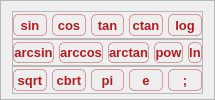
              <widget class="QFrame" name="keyboard_func">
               <property name="maximumSize">
                <size>
                 <width>16777215</width>
                 <height>120</height>
                </size>
               </property>
               <property name="styleSheet">
                <string notr="true"/>
               </property>
               <property name="frameShape">
                <enum>QFrame::StyledPanel</enum>
               </property>
               <property name="frameShadow">
                <enum>QFrame::Raised</enum>
               </property>
               <layout class="QVBoxLayout" name="verticalLayout_7">
                <property name="spacing">
                 <number>0</number>
                </property>
                <property name="topMargin">
                 <number>10</number>
                </property>
                <property name="bottomMargin">
                 <number>5</number>
                </property>
                <item>
                 <widget class="QFrame" name="frame_2">
                  <property name="frameShape">
                   <enum>QFrame::StyledPanel</enum>
                  </property>
                  <property name="frameShadow">
                   <enum>QFrame::Raised</enum>
                  </property>
                  <layout class="QHBoxLayout" name="horizontalLayout_9">
                   <property name="spacing">
                    <number>5</number>
                   </property>
                   <property name="leftMargin">
                    <number>0</number>
                   </property>
                   <property name="topMargin">
                    <number>2</number>
                   </property>
                   <property name="rightMargin">
                    <number>0</number>
                   </property>
                   <property name="bottomMargin">
                    <number>2</number>
                   </property>
                   <item>
                    <widget class="QPushButton" name="insert_sin">
                     <property name="minimumSize">
                      <size>
                       <width>0</width>
                       <height>0</height>
                      </size>
                     </property>
                     <property name="maximumSize">
                      <size>
                       <width>16777215</width>
                       <height>40</height>
                      </size>
                     </property>
                     <property name="font">
                      <font>
                       <pointsize>-1</pointsize>
                       <bold>true</bold>
                      </font>
                     </property>
                     <property name="cursor">
                      <cursorShape>PointingHandCursor</cursorShape>
                     </property>
                     <property name="styleSheet">
                      <string notr="true">QPushButton{
	color:  rgba(183, 26, 31, 255);
	background-color: #eee;
	border-radius:5px;
	font-family: Arial;
	font-size: 13px;
	border: 1px solid rgba(183, 26, 31, 100);
}
QPushButton:hover{
	color:  rgba(183, 26, 31, 255);
	background-color: #ccc;

}
QPushButton:pressed{
	color: #eee;
background-color: qlineargradient(spread:pad, x1:0, y1:1, x2:1, y2:0, stop:0 rgba(183, 26, 31, 255), stop:1 rgba(226, 60, 146, 255));

}
</string>
                     </property>
                     <property name="text">
                      <string>sin</string>
                     </property>
                    </widget>
                   </item>
                   <item>
                    <widget class="QPushButton" name="insert_cos">
                     <property name="minimumSize">
                      <size>
                       <width>0</width>
                       <height>0</height>
                      </size>
                     </property>
                     <property name="maximumSize">
                      <size>
                       <width>16777215</width>
                       <height>40</height>
                      </size>
                     </property>
                     <property name="font">
                      <font>
                       <pointsize>-1</pointsize>
                       <bold>true</bold>
                      </font>
                     </property>
                     <property name="cursor">
                      <cursorShape>PointingHandCursor</cursorShape>
                     </property>
                     <property name="styleSheet">
                      <string notr="true">QPushButton{
	color:  rgba(183, 26, 31, 255);
	background-color: #eee;
	border-radius:5px;
	font-family: Arial;
	font-size: 13px;
	border: 1px solid rgba(183, 26, 31, 100);
}
QPushButton:hover{
	color:  rgba(183, 26, 31, 255);
	background-color: #ccc;

}
QPushButton:pressed{
	color: #eee;
background-color: qlineargradient(spread:pad, x1:0, y1:1, x2:1, y2:0, stop:0 rgba(183, 26, 31, 255), stop:1 rgba(226, 60, 146, 255));

}
</string>
                     </property>
                     <property name="text">
                      <string>cos</string>
                     </property>
                    </widget>
                   </item>
                   <item>
                    <widget class="QPushButton" name="insert_tan">
                     <property name="minimumSize">
                      <size>
                       <width>0</width>
                       <height>0</height>
                      </size>
                     </property>
                     <property name="maximumSize">
                      <size>
                       <width>16777215</width>
                       <height>40</height>
                      </size>
                     </property>
                     <property name="font">
                      <font>
                       <pointsize>-1</pointsize>
                       <bold>true</bold>
                      </font>
                     </property>
                     <property name="cursor">
                      <cursorShape>PointingHandCursor</cursorShape>
                     </property>
                     <property name="styleSheet">
                      <string notr="true">QPushButton{
	color:  rgba(183, 26, 31, 255);
	background-color: #eee;
	border-radius:5px;
	font-family: Arial;
	font-size: 13px;
	border: 1px solid rgba(183, 26, 31, 100);
}
QPushButton:hover{
	color:  rgba(183, 26, 31, 255);
	background-color: #ccc;

}
QPushButton:pressed{
	color: #eee;
background-color: qlineargradient(spread:pad, x1:0, y1:1, x2:1, y2:0, stop:0 rgba(183, 26, 31, 255), stop:1 rgba(226, 60, 146, 255));

}
</string>
                     </property>
                     <property name="text">
                      <string>tan</string>
                     </property>
                    </widget>
                   </item>
                   <item>
                    <widget class="QPushButton" name="insert_ctan">
                     <property name="minimumSize">
                      <size>
                       <width>0</width>
                       <height>0</height>
                      </size>
                     </property>
                     <property name="maximumSize">
                      <size>
                       <width>16777215</width>
                       <height>40</height>
                      </size>
                     </property>
                     <property name="font">
                      <font>
                       <pointsize>-1</pointsize>
                       <bold>true</bold>
                      </font>
                     </property>
                     <property name="cursor">
                      <cursorShape>PointingHandCursor</cursorShape>
                     </property>
                     <property name="styleSheet">
                      <string notr="true">QPushButton{
	color:  rgba(183, 26, 31, 255);
	background-color: #eee;
	border-radius:5px;
	font-family: Arial;
	font-size: 13px;
	border: 1px solid rgba(183, 26, 31, 100);
}
QPushButton:hover{
	color:  rgba(183, 26, 31, 255);
	background-color: #ccc;

}
QPushButton:pressed{
	color: #eee;
background-color: qlineargradient(spread:pad, x1:0, y1:1, x2:1, y2:0, stop:0 rgba(183, 26, 31, 255), stop:1 rgba(226, 60, 146, 255));

}
</string>
                     </property>
                     <property name="text">
                      <string>ctan</string>
                     </property>
                    </widget>
                   </item>
                   <item>
                    <widget class="QPushButton" name="insert_log">
                     <property name="minimumSize">
                      <size>
                       <width>0</width>
                       <height>0</height>
                      </size>
                     </property>
                     <property name="maximumSize">
                      <size>
                       <width>16777215</width>
                       <height>40</height>
                      </size>
                     </property>
                     <property name="font">
                      <font>
                       <pointsize>-1</pointsize>
                       <bold>true</bold>
                      </font>
                     </property>
                     <property name="cursor">
                      <cursorShape>PointingHandCursor</cursorShape>
                     </property>
                     <property name="styleSheet">
                      <string notr="true">QPushButton{
	color:  rgba(183, 26, 31, 255);
	background-color: #eee;
	border-radius:5px;
	font-family: Arial;
	font-size: 13px;
	border: 1px solid rgba(183, 26, 31, 100);
}
QPushButton:hover{
	color:  rgba(183, 26, 31, 255);
	background-color: #ccc;

}
QPushButton:pressed{
	color: #eee;
background-color: qlineargradient(spread:pad, x1:0, y1:1, x2:1, y2:0, stop:0 rgba(183, 26, 31, 255), stop:1 rgba(226, 60, 146, 255));

}
</string>
                     </property>
                     <property name="text">
                      <string>log</string>
                     </property>
                    </widget>
                   </item>
                  </layout>
                 </widget>
                </item>
                <item>
                 <widget class="QFrame" name="frame">
                  <property name="frameShape">
                   <enum>QFrame::StyledPanel</enum>
                  </property>
                  <property name="frameShadow">
                   <enum>QFrame::Raised</enum>
                  </property>
                  <layout class="QHBoxLayout" name="horizontalLayout_8">
                   <property name="spacing">
                    <number>5</number>
                   </property>
                   <property name="leftMargin">
                    <number>0</number>
                   </property>
                   <property name="topMargin">
                    <number>2</number>
                   </property>
                   <property name="rightMargin">
                    <number>0</number>
                   </property>
                   <property name="bottomMargin">
                    <number>2</number>
                   </property>
                   <item>
                    <widget class="QPushButton" name="insert_arcsin">
                     <property name="minimumSize">
                      <size>
                       <width>0</width>
                       <height>0</height>
                      </size>
                     </property>
                     <property name="maximumSize">
                      <size>
                       <width>16777215</width>
                       <height>40</height>
                      </size>
                     </property>
                     <property name="font">
                      <font>
                       <pointsize>-1</pointsize>
                       <bold>true</bold>
                      </font>
                     </property>
                     <property name="cursor">
                      <cursorShape>PointingHandCursor</cursorShape>
                     </property>
                     <property name="styleSheet">
                      <string notr="true">QPushButton{
	color:  rgba(183, 26, 31, 255);
	background-color: #eee;
	border-radius:5px;
	font-family: Arial;
	font-size: 13px;
	border: 1px solid rgba(183, 26, 31, 100);
}
QPushButton:hover{
	color:  rgba(183, 26, 31, 255);
	background-color: #ccc;

}
QPushButton:pressed{
	color: #eee;
background-color: qlineargradient(spread:pad, x1:0, y1:1, x2:1, y2:0, stop:0 rgba(183, 26, 31, 255), stop:1 rgba(226, 60, 146, 255));

}
</string>
                     </property>
                     <property name="text">
                      <string>arcsin</string>
                     </property>
                    </widget>
                   </item>
                   <item>
                    <widget class="QPushButton" name="insert_arccos">
                     <property name="minimumSize">
                      <size>
                       <width>0</width>
                       <height>0</height>
                      </size>
                     </property>
                     <property name="maximumSize">
                      <size>
                       <width>16777215</width>
                       <height>40</height>
                      </size>
                     </property>
                     <property name="font">
                      <font>
                       <pointsize>-1</pointsize>
                       <bold>true</bold>
                      </font>
                     </property>
                     <property name="cursor">
                      <cursorShape>PointingHandCursor</cursorShape>
                     </property>
                     <property name="styleSheet">
                      <string notr="true">QPushButton{
	color:  rgba(183, 26, 31, 255);
	background-color: #eee;
	border-radius:5px;
	font-family: Arial;
	font-size: 13px;
	border: 1px solid rgba(183, 26, 31, 100);
}
QPushButton:hover{
	color:  rgba(183, 26, 31, 255);
	background-color: #ccc;

}
QPushButton:pressed{
	color: #eee;
background-color: qlineargradient(spread:pad, x1:0, y1:1, x2:1, y2:0, stop:0 rgba(183, 26, 31, 255), stop:1 rgba(226, 60, 146, 255));

}
</string>
                     </property>
                     <property name="text">
                      <string>arccos</string>
                     </property>
                    </widget>
                   </item>
                   <item>
                    <widget class="QPushButton" name="insert_arctan">
                     <property name="minimumSize">
                      <size>
                       <width>0</width>
                       <height>0</height>
                      </size>
                     </property>
                     <property name="maximumSize">
                      <size>
                       <width>16777215</width>
                       <height>40</height>
                      </size>
                     </property>
                     <property name="font">
                      <font>
                       <pointsize>-1</pointsize>
                       <bold>true</bold>
                      </font>
                     </property>
                     <property name="cursor">
                      <cursorShape>PointingHandCursor</cursorShape>
                     </property>
                     <property name="styleSheet">
                      <string notr="true">QPushButton{
	color:  rgba(183, 26, 31, 255);
	background-color: #eee;
	border-radius:5px;
	font-family: Arial;
	font-size: 13px;
	border: 1px solid rgba(183, 26, 31, 100);
}
QPushButton:hover{
	color:  rgba(183, 26, 31, 255);
	background-color: #ccc;

}
QPushButton:pressed{
	color: #eee;
background-color: qlineargradient(spread:pad, x1:0, y1:1, x2:1, y2:0, stop:0 rgba(183, 26, 31, 255), stop:1 rgba(226, 60, 146, 255));

}
</string>
                     </property>
                     <property name="text">
                      <string>arctan</string>
                     </property>
                    </widget>
                   </item>
                   <item>
                    <widget class="QPushButton" name="insert_pow">
                     <property name="minimumSize">
                      <size>
                       <width>0</width>
                       <height>0</height>
                      </size>
                     </property>
                     <property name="maximumSize">
                      <size>
                       <width>16777215</width>
                       <height>40</height>
                      </size>
                     </property>
                     <property name="font">
                      <font>
                       <pointsize>-1</pointsize>
                       <bold>true</bold>
                      </font>
                     </property>
                     <property name="cursor">
                      <cursorShape>PointingHandCursor</cursorShape>
                     </property>
                     <property name="styleSheet">
                      <string notr="true">QPushButton{
	color:  rgba(183, 26, 31, 255);
	background-color: #eee;
	border-radius:5px;
	font-family: Arial;
	font-size: 13px;
	border: 1px solid rgba(183, 26, 31, 100);
}
QPushButton:hover{
	color:  rgba(183, 26, 31, 255);
	background-color: #ccc;

}
QPushButton:pressed{
	color: #eee;
background-color: qlineargradient(spread:pad, x1:0, y1:1, x2:1, y2:0, stop:0 rgba(183, 26, 31, 255), stop:1 rgba(226, 60, 146, 255));

}
</string>
                     </property>
                     <property name="text">
                      <string>pow</string>
                     </property>
                    </widget>
                   </item>
                   <item>
                    <widget class="QPushButton" name="insert_ln">
                     <property name="minimumSize">
                      <size>
                       <width>0</width>
                       <height>0</height>
                      </size>
                     </property>
                     <property name="maximumSize">
                      <size>
                       <width>16777215</width>
                       <height>40</height>
                      </size>
                     </property>
                     <property name="font">
                      <font>
                       <pointsize>-1</pointsize>
                       <bold>true</bold>
                      </font>
                     </property>
                     <property name="cursor">
                      <cursorShape>PointingHandCursor</cursorShape>
                     </property>
                     <property name="styleSheet">
                      <string notr="true">QPushButton{
	color:  rgba(183, 26, 31, 255);
	background-color: #eee;
	border-radius:5px;
	font-family: Arial;
	font-size: 13px;
	border: 1px solid rgba(183, 26, 31, 100);
}
QPushButton:hover{
	color:  rgba(183, 26, 31, 255);
	background-color: #ccc;

}
QPushButton:pressed{
	color: #eee;
background-color: qlineargradient(spread:pad, x1:0, y1:1, x2:1, y2:0, stop:0 rgba(183, 26, 31, 255), stop:1 rgba(226, 60, 146, 255));

}
</string>
                     </property>
                     <property name="text">
                      <string>ln</string>
                     </property>
                    </widget>
                   </item>
                  </layout>
                 </widget>
                </item>
                <item>
                 <widget class="QFrame" name="frame_3">
                  <property name="frameShape">
                   <enum>QFrame::StyledPanel</enum>
                  </property>
                  <property name="frameShadow">
                   <enum>QFrame::Raised</enum>
                  </property>
                  <layout class="QHBoxLayout" name="horizontalLayout_10">
                   <property name="spacing">
                    <number>5</number>
                   </property>
                   <property name="leftMargin">
                    <number>0</number>
                   </property>
                   <property name="topMargin">
                    <number>2</number>
                   </property>
                   <property name="rightMargin">
                    <number>0</number>
                   </property>
                   <property name="bottomMargin">
                    <number>2</number>
                   </property>
                   <item>
                    <widget class="QPushButton" name="insert_sqrt">
                     <property name="minimumSize">
                      <size>
                       <width>0</width>
                       <height>0</height>
                      </size>
                     </property>
                     <property name="maximumSize">
                      <size>
                       <width>16777215</width>
                       <height>40</height>
                      </size>
                     </property>
                     <property name="font">
                      <font>
                       <pointsize>-1</pointsize>
                       <bold>true</bold>
                      </font>
                     </property>
                     <property name="cursor">
                      <cursorShape>PointingHandCursor</cursorShape>
                     </property>
                     <property name="styleSheet">
                      <string notr="true">QPushButton{
	color:  rgba(183, 26, 31, 255);
	background-color: #eee;
	border-radius:5px;
	font-family: Arial;
	font-size: 13px;
	border: 1px solid rgba(183, 26, 31, 100);
}
QPushButton:hover{
	color:  rgba(183, 26, 31, 255);
	background-color: #ccc;

}
QPushButton:pressed{
	color: #eee;
background-color: qlineargradient(spread:pad, x1:0, y1:1, x2:1, y2:0, stop:0 rgba(183, 26, 31, 255), stop:1 rgba(226, 60, 146, 255));

}
</string>
                     </property>
                     <property name="text">
                      <string>sqrt</string>
                     </property>
                    </widget>
                   </item>
                   <item>
                    <widget class="QPushButton" name="insert_cbrt">
                     <property name="minimumSize">
                      <size>
                       <width>0</width>
                       <height>0</height>
                      </size>
                     </property>
                     <property name="maximumSize">
                      <size>
                       <width>16777215</width>
                       <height>40</height>
                      </size>
                     </property>
                     <property name="font">
                      <font>
                       <pointsize>-1</pointsize>
                       <bold>true</bold>
                      </font>
                     </property>
                     <property name="cursor">
                      <cursorShape>PointingHandCursor</cursorShape>
                     </property>
                     <property name="styleSheet">
                      <string notr="true">QPushButton{
	color:  rgba(183, 26, 31, 255);
	background-color: #eee;
	border-radius:5px;
	font-family: Arial;
	font-size: 13px;
	border: 1px solid rgba(183, 26, 31, 100);
}
QPushButton:hover{
	color:  rgba(183, 26, 31, 255);
	background-color: #ccc;

}
QPushButton:pressed{
	color: #eee;
background-color: qlineargradient(spread:pad, x1:0, y1:1, x2:1, y2:0, stop:0 rgba(183, 26, 31, 255), stop:1 rgba(226, 60, 146, 255));

}
</string>
                     </property>
                     <property name="text">
                      <string>cbrt</string>
                     </property>
                    </widget>
                   </item>
                   <item>
                    <widget class="QPushButton" name="insert_pi">
                     <property name="minimumSize">
                      <size>
                       <width>0</width>
                       <height>0</height>
                      </size>
                     </property>
                     <property name="maximumSize">
                      <size>
                       <width>16777215</width>
                       <height>40</height>
                      </size>
                     </property>
                     <property name="font">
                      <font>
                       <pointsize>-1</pointsize>
                       <bold>true</bold>
                      </font>
                     </property>
                     <property name="cursor">
                      <cursorShape>PointingHandCursor</cursorShape>
                     </property>
                     <property name="styleSheet">
                      <string notr="true">QPushButton{
	color:  rgba(183, 26, 31, 255);
	background-color: #eee;
	border-radius:5px;
	font-family: Arial;
	font-size: 13px;
	border: 1px solid rgba(183, 26, 31, 100);
}
QPushButton:hover{
	color:  rgba(183, 26, 31, 255);
	background-color: #ccc;

}
QPushButton:pressed{
	color: #eee;
background-color: qlineargradient(spread:pad, x1:0, y1:1, x2:1, y2:0, stop:0 rgba(183, 26, 31, 255), stop:1 rgba(226, 60, 146, 255));

}
</string>
                     </property>
                     <property name="text">
                      <string>pi</string>
                     </property>
                    </widget>
                   </item>
                   <item>
                    <widget class="QPushButton" name="insert_e">
                     <property name="minimumSize">
                      <size>
                       <width>0</width>
                       <height>0</height>
                      </size>
                     </property>
                     <property name="maximumSize">
                      <size>
                       <width>16777215</width>
                       <height>40</height>
                      </size>
                     </property>
                     <property name="font">
                      <font>
                       <pointsize>-1</pointsize>
                       <bold>true</bold>
                      </font>
                     </property>
                     <property name="cursor">
                      <cursorShape>PointingHandCursor</cursorShape>
                     </property>
                     <property name="styleSheet">
                      <string notr="true">QPushButton{
	color:  rgba(183, 26, 31, 255);
	background-color: #eee;
	border-radius:5px;
	font-family: Arial;
	font-size: 13px;
	border: 1px solid rgba(183, 26, 31, 100);
}
QPushButton:hover{
	color:  rgba(183, 26, 31, 255);
	background-color: #ccc;

}
QPushButton:pressed{
	color: #eee;
background-color: qlineargradient(spread:pad, x1:0, y1:1, x2:1, y2:0, stop:0 rgba(183, 26, 31, 255), stop:1 rgba(226, 60, 146, 255));

}
</string>
                     </property>
                     <property name="text">
                      <string>e</string>
                     </property>
                    </widget>
                   </item>
                   <item>
                    <widget class="QPushButton" name="insert_sred">
                     <property name="minimumSize">
                      <size>
                       <width>0</width>
                       <height>0</height>
                      </size>
                     </property>
                     <property name="maximumSize">
                      <size>
                       <width>16777215</width>
                       <height>40</height>
                      </size>
                     </property>
                     <property name="font">
                      <font>
                       <pointsize>-1</pointsize>
                       <bold>true</bold>
                      </font>
                     </property>
                     <property name="cursor">
                      <cursorShape>PointingHandCursor</cursorShape>
                     </property>
                     <property name="styleSheet">
                      <string notr="true">QPushButton{
	color:  rgba(183, 26, 31, 255);
	background-color: #eee;
	border-radius:5px;
	font-family: Arial;
	font-size: 13px;
	border: 1px solid rgba(183, 26, 31, 100);
}
QPushButton:hover{
	color:  rgba(183, 26, 31, 255);
	background-color: #ccc;

}
QPushButton:pressed{
	color: #eee;
background-color: qlineargradient(spread:pad, x1:0, y1:1, x2:1, y2:0, stop:0 rgba(183, 26, 31, 255), stop:1 rgba(226, 60, 146, 255));

}
</string>
                     </property>
                     <property name="text">
                      <string>;</string>
                     </property>
                    </widget>
                   </item>
                  </layout>
                 </widget>
                </item>
               </layout>
              </widget>
